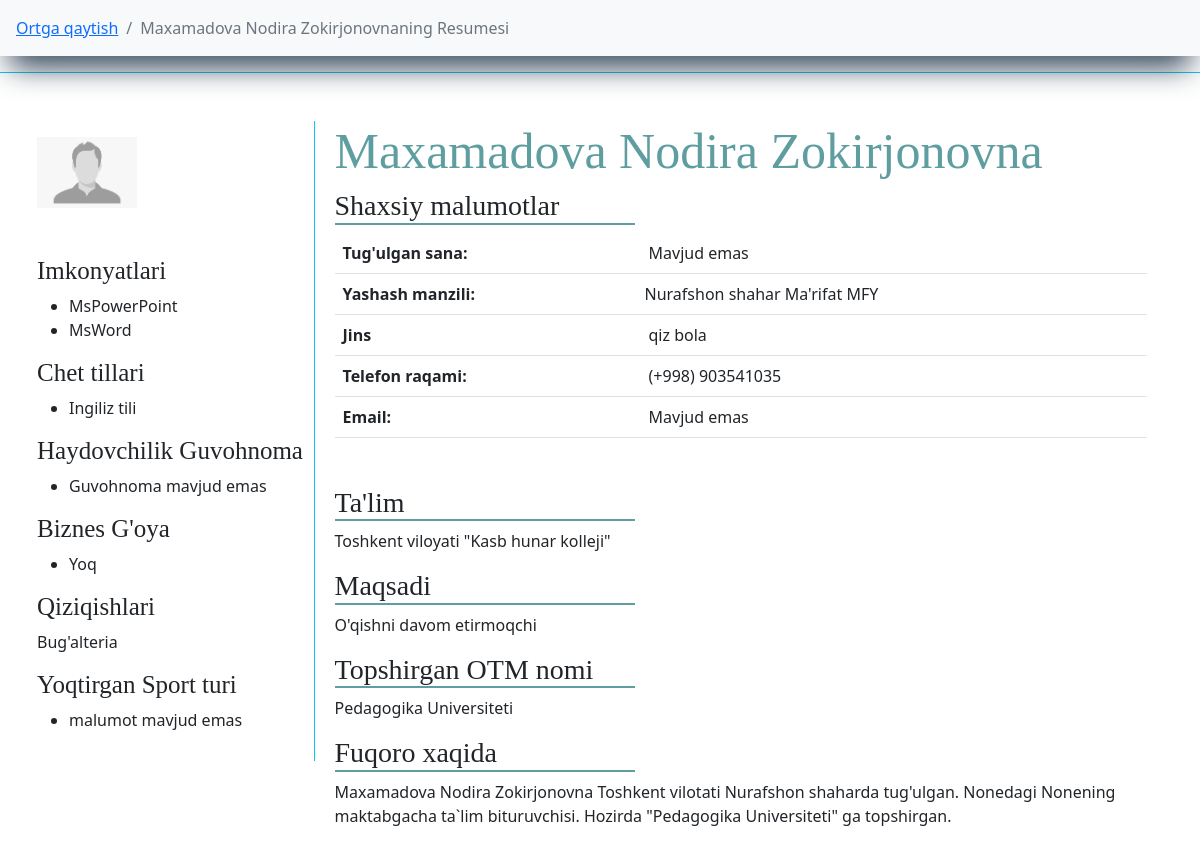
/bitiruvchilar/jadval/kollej/bitiruvchi/10/ (signed in), run on an earlier commit of the app's database.
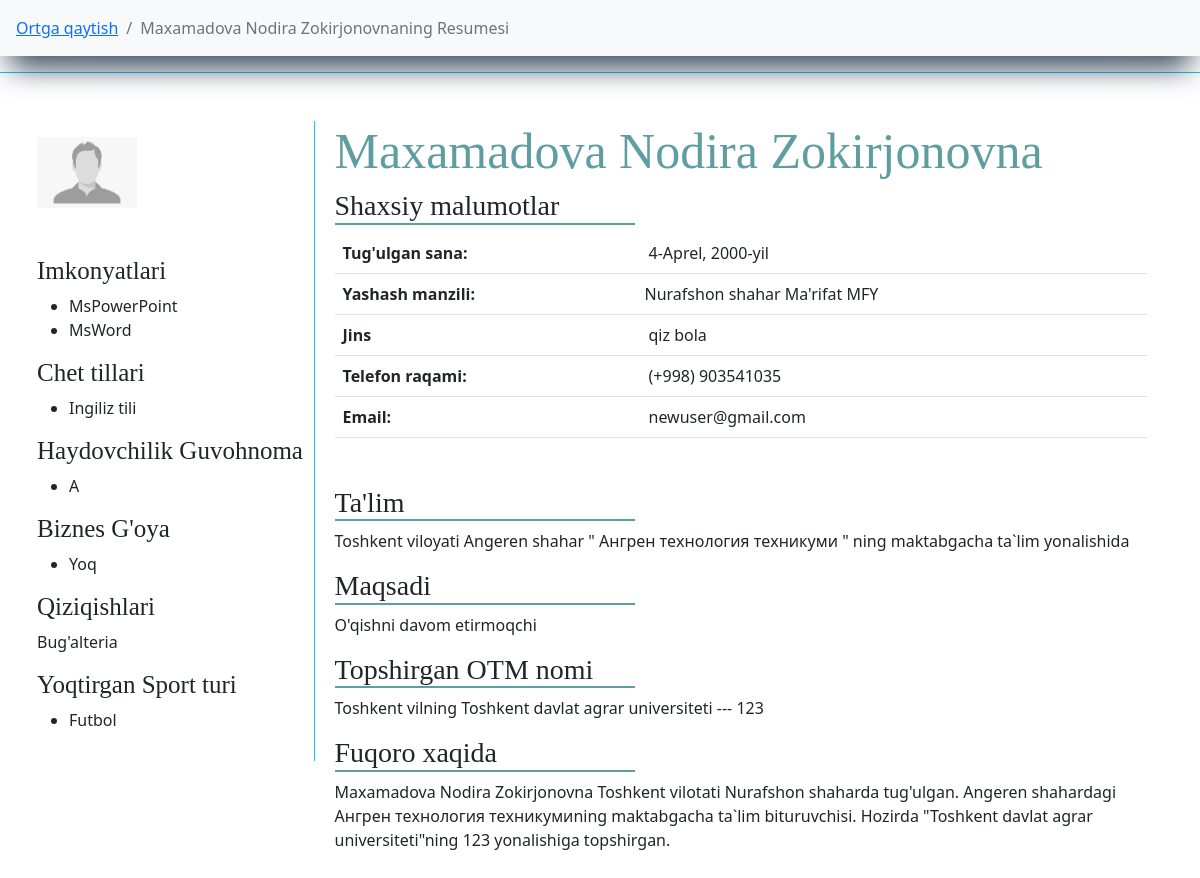
And on a later commit of the database.
### main/models.py (models this page shows, shortened)
class Bitiruvchi(models.Model):
    f_name = models.CharField(max_length=l, verbose_name="F.I.Sh")
    img  = models.ImageField(default='default/default.png', upload_to='bitiruvchilar-foto/', verbose_name="Rasm")
    t_sana = models.DateField(verbose_name="Tug'ulgan sana", null=True, blank=True)
    jins = models.CharField(max_length=l, choices=jins, verbose_name="Jinsi", default="o'g'il bola")
    tuman = models.ForeignKey(TumanVaShahar, on_delete=models.CASCADE, verbose_name="Yashaydigan tuman(shahar)")
    mahalla = models.ForeignKey(Mahalla, on_delete=models.CASCADE, verbose_name="Mahalla Nomi")
    uy = models.CharField(max_length=l, null=True, blank=True, verbose_name="Ko'cha nomi 45uy")
    phone = models.CharField(max_length=9, verbose_name="Telefon raqam (+998) ", null=True, blank=True)
    email = models.EmailField(max_length=l, verbose_name="E-Pochta", null=True, blank=True)
    imkonyat = models.ManyToManyField(Imkonyat, related_name="abilty", verbose_name="Kompyuter bilimi")
    qiziqish = models.ForeignKey(Qiziqish, related_name="interest", on_delete=models.CASCADE, verbose_name="Qiziqish")
    sport = models.ManyToManyField(Sport, related_name="sport", verbose_name="Qiziqadigan sport turi")
    chettili = models.ManyToManyField(ChetTili, related_name="f_lang")
    idea = models.CharField(verbose_name="Biznes g'oya", max_length=l, choices=yesNo, default="Yoq")
    short_f = models.CharField(max_length=10000, verbose_name="Bizness g'oya haqqida qisqacha (agar bor bo'lsa)", null=True, blank=True)
    add_time = models.DateTimeField(auto_now_add=True)
    def __str__(self):
        return self.f_name

class AutoTime(models.Model):
    name = models.CharField(max_length=l, verbose_name="Nomi")
    add_time = models.DateTimeField(auto_now_add=True)
    def __str__(self):
        return self.name

class Imkonyat(AutoTime):
    def __str__(self):
        return super().__str__()

class AutoTime(models.Model):
    name = models.CharField(max_length=l, verbose_name="Nomi")
    add_time = models.DateTimeField(auto_now_add=True)
    def __str__(self):
        return self.name

class ChetTili(AutoTime):
    def __str__(self):
        return super().__str__()

class TumanVaShahar(AutoTime):
    status = models.CharField(max_length=l, choices=t_sh, default="shaxar")
    def __str__(self):
        return f"{super().name} {self.status}"

class KollejBitiruvchisi(Bitiruvchi):
    type = models.ForeignKey(TypeKollej, on_delete=models.SET_NULL, null=True, blank=True, verbose_name="Professional ta'lim")
    tuman_kj = models.ForeignKey(TumanVaShahar, on_delete=models.SET_NULL, null=True, blank=True, verbose_name="Kollej manzili")
    kollej = models.ForeignKey(Kollej, on_delete=models.SET_NULL, verbose_name="Bitirayotgan Kollej", null=True, blank=True)
    stu_way = models.CharField(max_length=l, null=True, blank=True, verbose_name="Mutaxasislik")
    maqsad = models.CharField(max_length=l, choices=aim, default="Ishlamoqchi", verbose_name="Maqsadi")
    guvohnoma = models.ManyToManyField(DriverLicense, related_name="guvohnomaK", verbose_name="Haydovchilik Guvohnomasi")
    vil = models.ForeignKey(Vil, on_delete=models.SET_NULL, null=True, blank=True, related_name="kj_vil",)
    otm_name = models.ForeignKey(Universitet, on_delete=models.SET_NULL, null=True, blank=True)
    stu_way_un = models.CharField(max_length=l, null=True, blank=True, verbose_name="Mutaxasislik")
    other_un = models.CharField(max_length=l, null=True, blank=True, verbose_name="chetel otm")
    stu_way_ch = models.CharField(max_length=l, null=True, blank=True, verbose_name="Mutaxasislik")
    kolleJ = models.CharField(max_length=l, null=True, blank=True, verbose_name="Bitirayotgan kollej")
    univer_sity = models.CharField(max_length=l, verbose_name="Topshirmoqchi bo'lgan universitet", null=True, blank=True)
    def __str__(self):
        return super().__str__()

class DriverLicense(AutoTime):
    def __str__(self):
        return super().__str__()

class Sport(AutoTime):
    def __str__(self):
        return super().__str__()

### main/views.py (the view)
# urls.py: path("jadval/kollej/bitiruvchi/<pk>/", ResumeKollejTable, name="RKT"),
def ResumeKollejTable(request, pk):
    kollej_b = KollejBitiruvchisi.objects.get(pk=pk)
    return render(request, 'cv/resume_kollej_table.html', {
        'object': kollej_b,
    })

### main/custom_context_processor.py (called while the page is built)
def data_avalible(request):
    all_tumanlar = TumanVaShahar.objects.all().order_by('name')
    context = {
        'all_tumanlar':all_tumanlar,
    }
    return context

### main/models.py (called while the page is built)
    def __str__(self):
        return f"{super().__str__()} MFY"

    def __str__(self):
        return super().__str__()

    def __str__(self):
        return super().__str__()

    def __str__(self):
        return super().__str__()

    def __str__(self):
        return super().__str__()

### templates/cv/resume_kollej_table.html (shortened to what this page needs)
{% extends "main.html" %}
{% block content %}
<nav aria-label="breadcrumb" class="sticky-top bg-light">
    <ol class="breadcrumb p-3">
      <li class="breadcrumb-item"><a href="{% url 'K' %}">Ortga qaytish</a></li>
      <li class="breadcrumb-item active" aria-current="page">{{ object }}ning Resumesi</li>
    </ol>
</nav>
<div class="row">
    <div class="shadow_light col-xxl-5 m-auto p-5 border border-info">
        <div class="img-name pe-3">
            <div class="img border-end border-info pt-3">
                <img src="{{ object.img.url }}" width="100" alt="">
                <div class="imkonyat">
                    <h3>Imkonyatlari</h3>
                    <ul>
                        {% for i in object.imkonyat.all %}
                            <li>{{ i }}</li>
                        {% endfor %}
                    </ul>
                    <h3>Chet tillari</h3>
                    <ul>
                        {% for i in object.chettili.all %}
                            <li>{{ i }}</li>
                        {% endfor %}
                    </ul>
                    <h3>Haydovchilik Guvohnoma</h3>
                    <ul>
                        {% for i in object.guvohnoma.all %}
                            <li>{{ i }}</li>
                        {% empty %}
                            <li>Guvohnoma mavjud emas</li>
                        {% endfor %}
                    </ul>
                    <h3>Biznes G'oya</h3>
                    <ul>
                        <li>{{ object.idea }}</li>
                    </ul>
                    <h3>Qiziqishlari</h3>
                    <p>
                        {{ object.qiziqish }}
                    </p>
                    <h3>Yoqtirgan Sport turi</h3>
                    <ul>
                        {% for i in object.sport.all %}
                            <li>{{ i }}</li>
                        {% empty %}
                            <li>malumot mavjud emas</li>
                        {% endfor %}
                    </ul>
                </div>
            </div>
            <div class="name">
                <div class="user-name">
                    <h1 class="ism">{{ object.f_name }}</h1>
                </div>
                <div class="data">
                    <h3>Shaxsiy malumotlar</h3>
                    <table class="table">
                        <tr>
                            <th>Tug'ulgan sana: </th>
                            {% if object.t_sana %}
                                <td>{{ object.t_sana }}</td>
                            {% else %}
                                <td>Mavjud emas</td>
                            {% endif %}
                        </tr>
                        <tr>
                            <th>Yashash manzili: </th>
                            {% if object.uy %}
                                <td class="ps-1"> {{ object.tuman }} {{ object.mahalla }} {{ object.uy }}</td>
                            {% else %}
                                <td class="ps-1"> {{ object.tuman }} {{ object.mahalla }}</td>
                            {% endif %}
                        </tr>
                        <tr>
                            <th>Jins</th>
                            <td>{{ object.jins }}</td>
                        </tr>
                        <tr>
                            <th>Telefon raqami: </th>
                            <td>(+998) {{ object.phone }}</td>
                        </tr>
                        <tr>
                            <th>Email: </th>
                            {% if object.email %}
                                <td>{{ object.email }}</td>
                            {% else %}
                                <td>Mavjud emas</td>
                            {% endif %}
                        </tr>
                    </table>
                    <div class="info-data">
                    <h3>
                        Ta'lim
                    </h3>
                    {% if object.kolleJ %}
                        <p>
                            Toshkent viloyati "{{ object.kolleJ }}"
                        </p>
                    {% else %}
                        <p>
                            Toshkent viloyati {{ object.tuman_kj }} " {{ object.kollej }} " ning
                            {{ object.stu_way }} yonalishida
                        </p>
                    {% endif %}
                    <h3>Maqsadi</h3>
                    <p>
                        {{ object.maqsad }}
                    </p>
                    <h3>Topshirgan OTM nomi</h3>
                    {% if object.univer_sity %}
                        <p>
                            {{ object.univer_sity }}
                        </p>
                    {% elif object.otm_name %}
                        <p>
                            {{ object.vil }}ning {{ object.otm_name }} --- {{ object.stu_way_un }}
                        </p>
                    {% elif object.other_un %}
                        <p>
                            {{ object.other_un }}
                        </p>
                    {% else %}
                        <p>
                            Oliy talimga topshirmagan
                        </p>
                    {% endif %}
                    <h3>Fuqoro xaqida</h3>
                    <p>
                        {{ object.f_name }} Toshkent vilotati {{ object.tuman }}da tug'ulgan.
                        {{ object.tuman_kj }}dagi  {{ object.kollej }}ning {{ object.stu_way }} bituruvchisi.
                        {% if object.univer_sity %}
                            Hozirda "{{ object.univer_sity }}" ga topshirgan.
                        {% elif object.otm_name %}
                            Hozirda "{{ object.otm_name }}"ning {{ object.stu_way_un }} yonalishiga topshirgan.
                        {% else %}
                            Hech qaysi OTMga topshirmagan
                        {% endif %}
                    </p>
                    </div>
                </div>
            </div>
        </div>
    </div>
</div>
{% endblock %}

### templates/main.html (shortened to what this page needs)
<!doctype html>
{% load static %}
<html lang="en">
  <head>
    <link rel="stylesheet" href="{% static 'css/chosen.min.css' %}">
    <link rel="stylesheet" href="{% static 'css/style.css' %}">
    <link href="https://cdn.jsdelivr.net/npm/bootstrap@5.2.0/dist/css/bootstrap.min.css" rel="stylesheet">
  </head>
  <body>
    {% if user.is_authenticated %}
      {% block content %}
      {% endblock %}
    {% else %}
      <a href="{% url 'users:LG' %}">Login</a>
    {% endif %}
  </body>
</html>

### static/css/style.css (style rules this page uses)
body { overflow-x: hidden; }
h1 { font-weight: 500 !important; }
nav { box-shadow: rgb(38, 57, 77) 0px 20px 30px -10px; }
a { text-decoration: none; }
.img-name { width: 100%; display: inline-flex; justify-content: space-between; }
.img { width: 25%; height: 80vh; }
.name { width: 75%; padding-left: 20px; }
.ism { font-size: 50px; color: cadetblue; font-family: fantasy; }
.info-data h3, .data h3 { width: 300px; font-family: serif; border-bottom: 2px solid cadetblue; }
.imkonyat h3 { font-size: 25px; font-family: serif; }
.shadow_light { box-shadow: rgba(255, 255, 255, 0.1) 0px 1px 1px 0px inset, rgba(50, 50, 93, 0.25) 0px 50px 100px -20px, rgba(0, 0, 0, 0.3) 0px 30px 60px -30px; }
@media only screen and (max-width: 1290px) { body { overflow-x: scroll; } }
@media only screen and (max-width: 1290px) { .ism { font-size: 50px; } }

What changed in the data, as far as the page shows it:
changed Bitiruvchi "Maxamadova Nodira Zokirjonovna": t_sana (not shown) → "4-Aprel, 2000-yil"; email (not shown) → "newuser@gmail.com"
now on this page (row unchanged): DriverLicense: name "A"
now on this page (row unchanged): Sport: name "Futbol"
changed KollejBitiruvchisi "maktabgacha ta`lim": tuman_kj (not shown) → "Angeren shahar"; kollej (not shown) → "Ангрен технология техникуми"; stu_way (not shown) → "maktabgacha ta`lim"; vil (not shown) → "Toshkent vil"; otm_name (not shown) → "Toshkent davlat agrar universiteti"; stu_way_un (not shown) → "123"; tuman_kj "None" → "Angeren shahar"; kollej "None" → "Ангрен технология техникуми"; kolleJ "Kasb hunar kolleji" → (not shown); univer_sity "Pedagogika Universiteti" → (not shown)
Also different on the page:
text no longer shown: "Guvohnoma mavjud emas malumot mavjud emas Mavjud emas Mavjud emas Toshkent viloyati \" \" ga topshirgan."
text now shown: "Toshkent viloyati \" ning yonalishida ning --- \"ning yonalishiga topshirgan."
